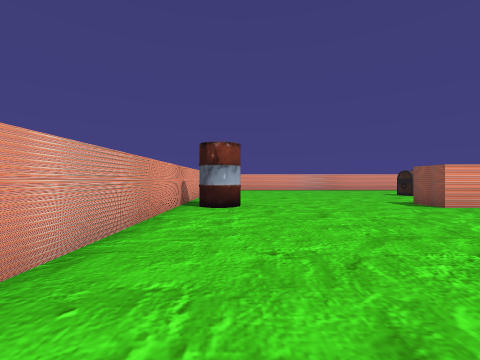
view 1 (above)

16 first-person views from a walk through a Unity game level. The camera is 0.64 m above the floor, looks level and sees 90° across. The floor is counted in squares, 1 m on a side. Each view is taken from the middle of a square. On the plan, view 1 faces up. The plan holds only what a view shows up to about 9 squares ahead; the rest is blank.

view 2
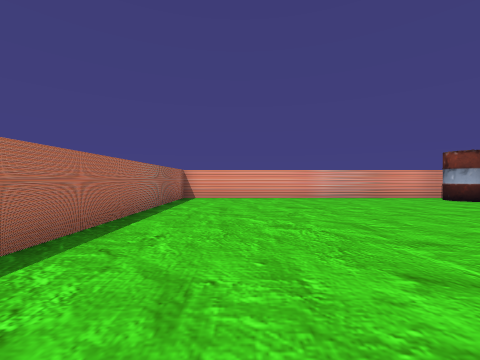

view 3
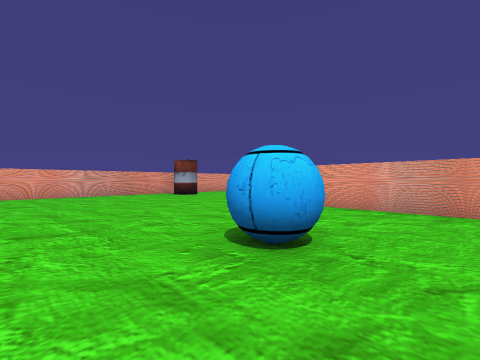

view 4
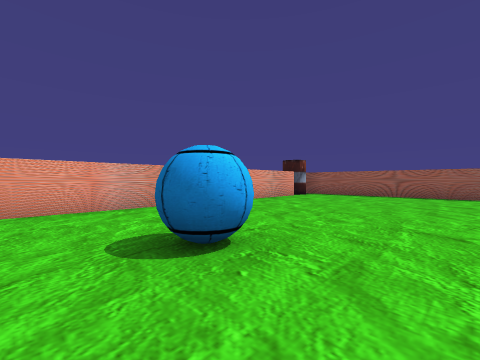

view 5
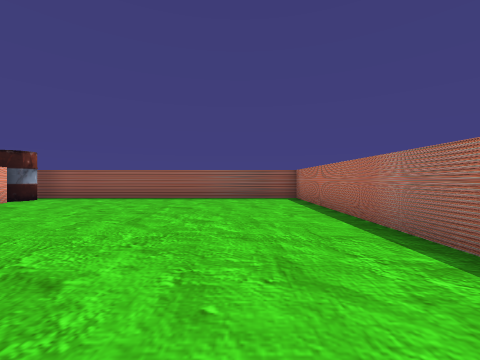

view 6
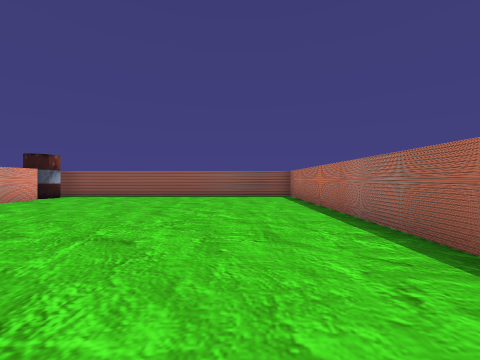

view 7
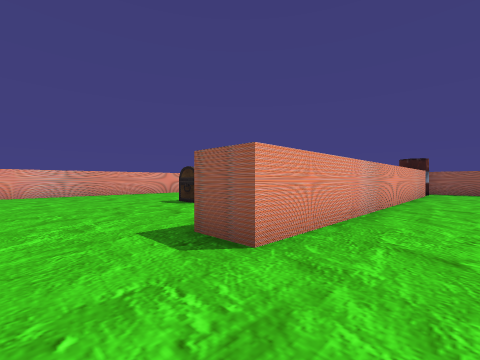

view 8
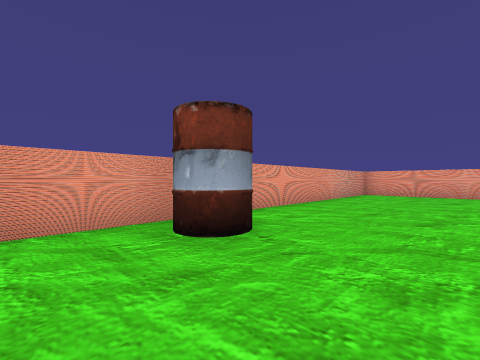

view 9
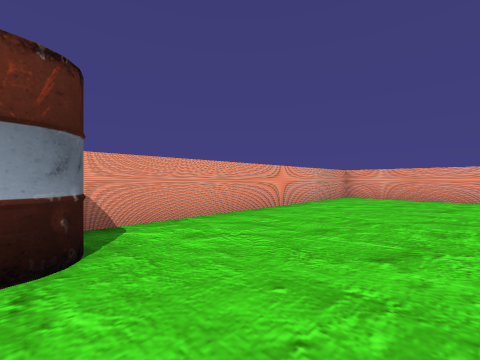

view 10
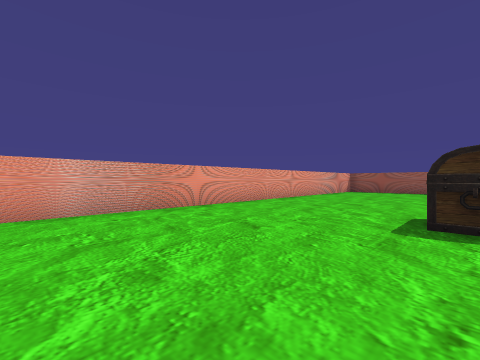

view 11
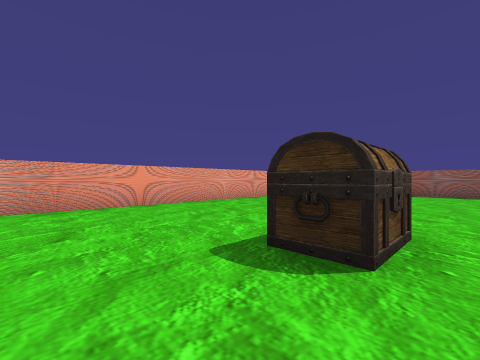

view 12
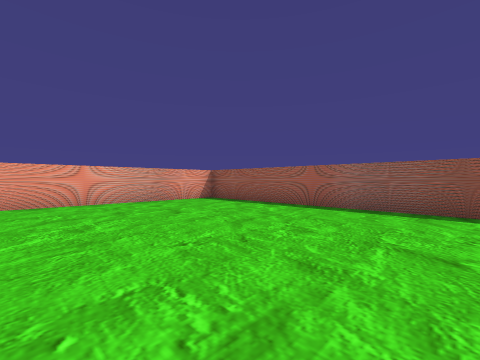

view 13
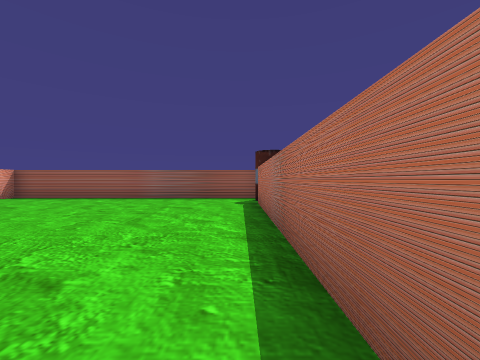

view 14
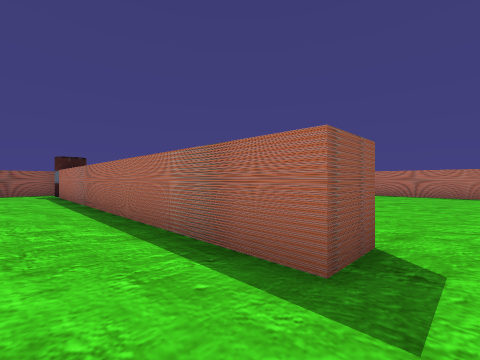

view 15
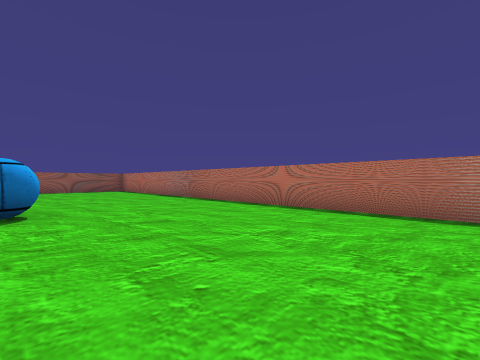

view 16
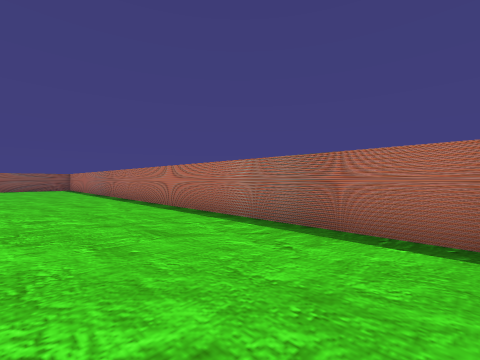

### Floor plan
Points are (right, up) in squares from view 1. A wall is a line through its corners. A room is listed if a view was taken in it or the views show most of it. See-through windows are left out.
Room 1 (views 1, 2, 3, 4, 5, 6, 7, 8, 9, 10, 11, 12, 13, 14, 15, 16)
walls: (8.3, 9.5) (6.9, 9.5) (6.9, 10.5); (14.7, 5.5) (4.7, 5.5) (4.7, 6.5) (14.7, 6.5); (-1.5, -3) (16.5, -3) (16.5, 15) (-1.5, 15) (-1.5, -3)
objects: barrel (0, 6); ball (7, 2) to (8, 2); barrel (16, 6)

Positions as (right, up) in squares from view 1, and headings:
1: (0, 0), facing up
2: (7, -1), facing left
3: (9, 0), facing up-left
4: (6, 0), facing up-right
5: (8, -1), facing right
6: (7, -1), facing right
7: (3, 4), facing up-right
8: (2, 4), facing up-left
9: (2, 6), facing up-left
10: (3, 10), facing up-right
11: (5, 9), facing up-right
12: (11, 8), facing up-right
13: (8, 7), facing right
14: (4, 8), facing down-right
15: (2, 2), facing down-right
16: (-1, 0), facing down-right
